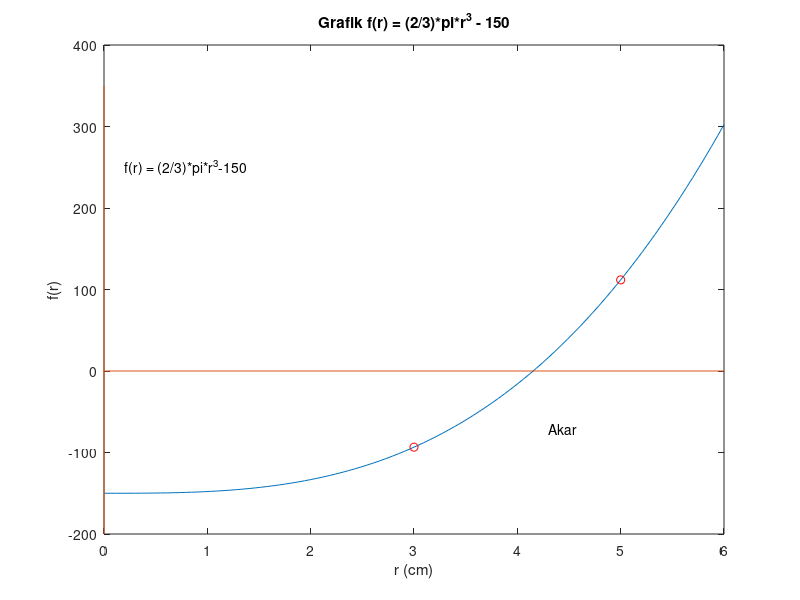

Write MATLAB code to recreate this figure. (Note: this script raises an error after producing the figure.)
% RESPONSI 1 - KASUS 3 : Persamaan non-linear (tabung dan bola)
% Memakai fungsi Biseksi.m dari materi praktikum (harus satu folder)
clc; clear; close all;

% ----- 1. Data dan perumusan persamaan -----
V_bola = 300;                      % volume bola (cm^3)
% bola menyentuh dinding dan tutup tabung, sehingga t = 2r :
%   V_bola : V_tabung = (4/3)*pi*r^3 : pi*r^2*(2r) = 2 : 3
V_tabung = V_bola * 3/2;           % volume tabung
V_luar   = V_tabung - V_bola;      % volume tabung di luar bola

% persamaan non-linear : (2/3)*pi*r^3 - V_luar = 0
f = @(r) (2/3)*pi*r.^3 - V_luar;

fprintf('===== KASUS 3 : TABUNG DAN BOLA =====\n');
fprintf('Volume bola                 : %.6f cm^3\n', V_bola);
fprintf('Volume tabung               : %.6f cm^3\n', V_tabung);
fprintf('Volume tabung di luar bola  : %.6f cm^3\n', V_luar);
fprintf('Persamaan : f(r) = (2/3)*pi*r^3 - %g = 0\n\n', V_luar);

% ----- 2. Metode grafik untuk menentukan nilai awal -----
r = linspace(0, 6);
figure(1);
plot(r, f(r));
line([0, 6], [0, 0])              % sumbu r
line([0, 0], [-200, 350])         % sumbu f(r)
xlabel('r (cm)'); ylabel('f(r)');
title('Grafik f(r) = (2/3)*pi*r^3 - 150');

% dari grafik, kurva memotong sumbu r di antara r = 3 dan r = 5
a = 3;
b = 5;
hold on;
plot([a b], [f(a) f(b)], 'ro');
text(4.3, -70, 'Akar');
text(0.2, 250, 'f(r) = (2/3)*pi*r^3-150');
hold off;

fprintf('Nilai awal dari grafik : a = %g, b = %g\n', a, b);
fprintf('f(a) = %.6f, f(b) = %.6f\n', f(a), f(b));

% ----- 3. Metode biseksi -----
n   = 20;                          % batas iterasi
tol = 10^-4;                       % batas toleransi error
r_akar = Biseksi(f, a, b, n, tol);

% ----- 4. Hasil -----
t_akar = 2 * r_akar;               % tinggi tabung
fprintf('\nJari-jari bola dan tabung (r)  : %.6f cm\n', r_akar);
fprintf('Tinggi tabung (t = 2r)         : %.6f cm\n', t_akar);

% ----- 5. Verifikasi -----
fprintf('\nVerifikasi :\n');
fprintf('Volume bola   = (4/3)*pi*r^3   = %.6f cm^3\n', (4/3)*pi*r_akar^3);
fprintf('Volume tabung = pi*r^2*t       = %.6f cm^3\n', pi*r_akar^2*t_akar);
fprintf('Volume di luar bola            = %.6f cm^3\n', ...
        pi*r_akar^2*t_akar - (4/3)*pi*r_akar^3);

r_analitik = (3*V_luar/(2*pi))^(1/3);
fprintf('r analitik = (3*V/(2*pi))^(1/3) = %.6f cm\n', r_analitik);
fprintf('Galat |r analitik - r biseksi|  = %.6e\n', abs(r_analitik - r_akar));
